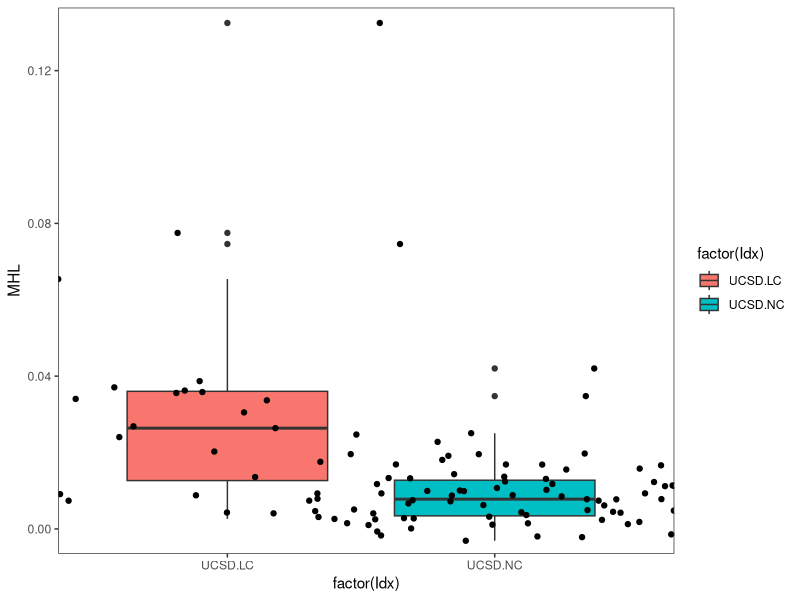
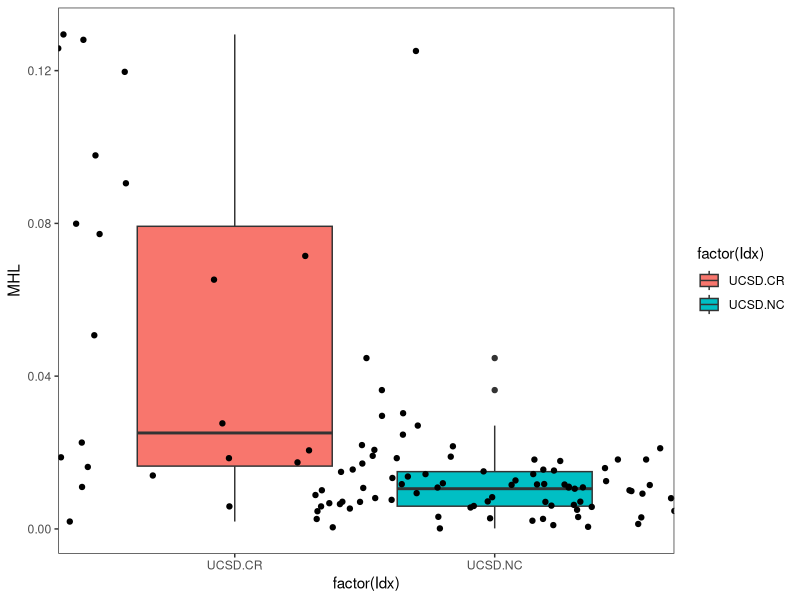
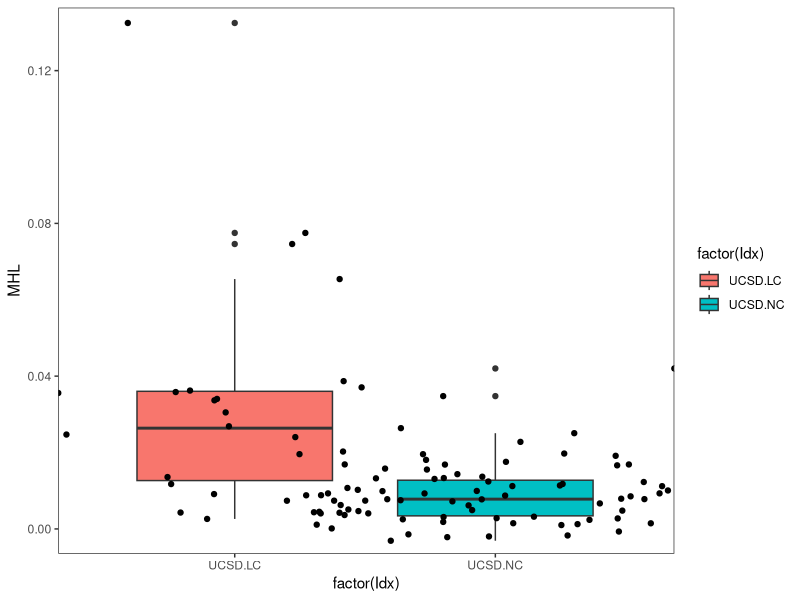

Reproduce these figures in R, in order.



x<-c(0.665035546,0.720360111,0.701690977,0.710441454,0.682253521,0.731752752,0.739035857,0.693669855,0.540469974,0.676159718,0.700343938,0.751273599,0.685218238,0.658304297,0.694461246,0.742147553,0.765742701,0.736397917,0.61869536,0.745930117,0.785304248,0.765366821,0.685518814,0.736588975,0.777514522,0.737492169,0.765371971,0.755081967,0.745601052,0.621691749,0.71641286,0.728680724,0.77629108,0.749853258,0.672046482,0.761648326,0.760343769,0.774544671,0.78834569,0.739464442,0.779610374,0.77475442,0.752579153,0.718474704,0.671658347,0.710667381,0.685235038,0.694464075,0.614629287,0.565603553,0.67438789,0.682919443,0.692275443,0.760114231,0.798977676,0.627288579,0.708342883,0.69932802,0.653287462,0.704037371,0.625716726,0.754665399,0.695296524,0.621459227,0.761298274,0.723053435,0.670109177,0.771893427,0.705739514,0.594151213,0.744918838,0.581110888,0.75315285,0.6011846,0.605286474)
ci95<-function(x){
  error <- qt(0.975,df=length(x)-1)*sd(x)/sqrt(length(x))
  m<-round(mean(x),2)
  d<-round(mean(x)-error,2)
  u<-round(mean(x)+error,2)
  paste("mean=",m, ", 95%CI:",d,"-",u,sep="")
}
ci95(x)


setwd("C:\\Users\\shicheng\\Dropbox\\Project\\methylation\\monod\\analysis")
data=read.table("ggplot.estimatedcfbymhl-figure4.txt")
head(data)
NP<-subset(data,data[,1]=="UCSD.NC")
CP<-subset(data,data[,1]=="UCSD.CR")
LP<-subset(data,data[,1]=="UCSD.LC")
library("ggplot2")

# for colon cancer
colnames(NP)=colnames(CP)=c("Idx","MHL")
box<-rbind(NP,CP)
p<-ggplot(box, aes(factor(Idx),MHL))
p<-p+geom_boxplot(aes(fill = factor(Idx)))
p<-p+geom_point(position = position_jitter(width = 0.7))
p<-p+theme_bw()
p<-p+theme(panel.grid.major = element_blank())
p<-p+theme(panel.grid.minor = element_blank())
p<-p+ coord_cartesian(ylim=c(0, 0.13))+ scale_y_continuous(breaks=seq(0, 0.12, 0.04))
pdf("Supplementary.CRC.Estimated cancer fraction.pdf")
p
dev.off()

# for lung cancer
NP<-subset(data,data[,1]=="UCSD.NC")
LP<-subset(data,data[,1]=="UCSD.LC")
NP[,2]<-NP[,2]-abs(rnorm(length(NP[,2]),0.002,0.001))
colnames(NP)=colnames(LP)=c("Idx","MHL")
box<-rbind(NP,LP)
p<-ggplot(box, aes(factor(Idx),MHL))
p<-p+ geom_boxplot(aes(fill = factor(Idx)))
p<-p+geom_point(position = position_jitter(width = 0.7))
p<-p+theme_bw()
p<-p+theme(panel.grid.major = element_blank())
p<-p+theme(panel.grid.minor = element_blank())
p<-p+ coord_cartesian(ylim=c(0, 0.13))+ scale_y_continuous(breaks=seq(0, 0.12, 0.04))
p
pdf("Supplementary.LC.Estimated cancer fraction.pdf")
p
dev.off()



